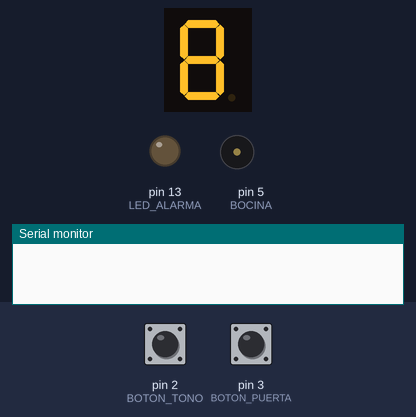
Bench run of a sketch on a simulated Arduino Uno, built with avr-gcc and run on an emulated ATmega328P. Parts: 1-digit seven-segment display, output pins drawn as LEDs (lit = HIGH), buzzer (waves = sounding), the last lines printed to the serial monitor. Wiring (inferred from the names in the program): 1-digit 7-segment display, segments lit when HIGH: segments pin 12, pin 11, pin 10, pin 9, pin 8, pin 7, pin 6. Dashed ring = blinking. The inputs (shaded band) are chosen by the test bench; at power-on: pin 3 (BOTON_PUERTA) HIGH, pin 2 (BOTON_TONO) HIGH. The segment pins are drawn as the display they are named for; pins used as bus, display or sensor lines are not drawn.

Above: at 1.2 s.
1.3 s: pin 3 (BOTON_PUERTA) pulled LOW for 0.15 s
At 1.55 s:
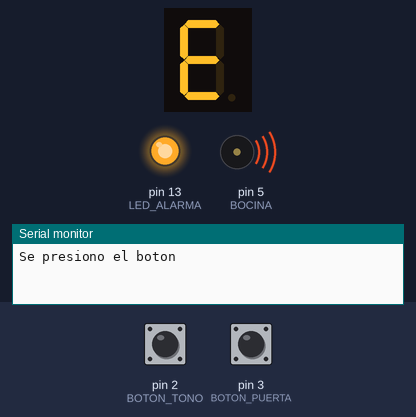
2.0 s: pin 2 (BOTON_TONO) pulled LOW for 0.15 s
At 2.35 s:
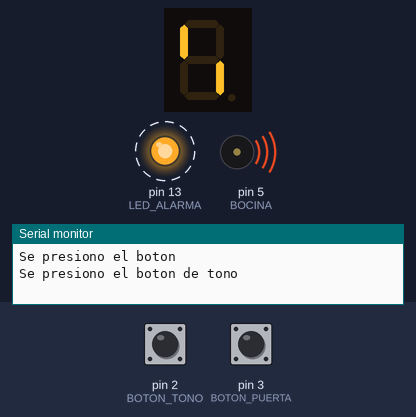
2.7 s: pin 2 (BOTON_TONO) pulled LOW for 1 s
4.3 s: pin 2 (BOTON_TONO) pulled LOW for 0.15 s
At 5.4 s:
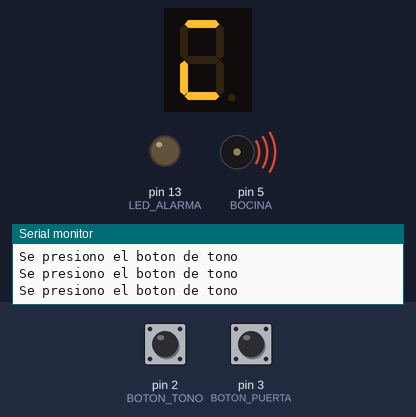
6.1 s: pin 2 (BOTON_TONO) pulled LOW for 3.2 s
At 12.1 s:
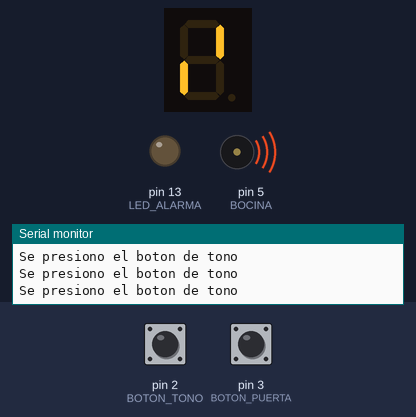
12.3 s: pin 2 (BOTON_TONO) pulled LOW for 0.15 s
At 16.2 s:
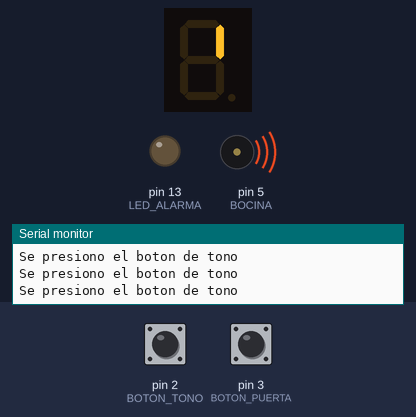
Timing chart, 0 to 16.4 s (numbered marks = the images above; inputs shaded):
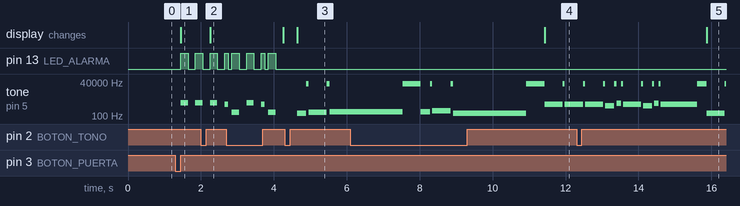

Measured:
- after the input at 1.3 s, pin 13 (LED_ALARMA): LOW → HIGH after 0.15 s, → LOW 0.20 s later, → HIGH 0.20 s later; tone on pin 5 (BOCINA): silent → 1000 Hz after 0.15 s, → silent 0.20 s later, → 1000 Hz 0.20 s later; the display: changes after 0.15 s (image 1)
- after the input at 2.0 s, the display: changes after 0.25 s (image 2)
- after the input at 4.3 s, the display: changes after 0.34 s (image 3)
- after the input at 6.1 s, the display: changes after 5.3 s (image 4)
- after the input at 12.3 s, the display: changes after 3.6 s (image 5)

The sketch:

alarma_de_seguridad.ino
```cpp
/************************************************
  Programa: Sistema de simulación de alarma de seguridad

  Autor: Miguel Ángel Ramírez Lira.

  Sistema que activa una alarma mientras se mantenga una puerta abierta (la cual se simula con un boton),
  y que al ser cerrada nuevamente se apaga por si sola (si se vuelve a presionar el boton nuevamente)

 ***********************************************/

#include <LowPower.h>//añadir al libreria para poner al arduino en bajo consumo de energia

/****************               CONSTANTES                     *******************/
#define BOTON_PUERTA 3                    //Botón que simula el cierre y apertura de una puerta
#define BOTON_TONO 2                      //Botón usado para cambiar al siguiente sonido de alarma
#define BOCINA 5                          //Bocina o buzzer de alarma
#define LED_ALARMA 13                     //Led usado para encender junto con la alarma
/*Los pines que se usarán para un diplay 7 segmentos, el cual se usará para mostrar el numero del tono de alarma actual:*/
#define DISPLAY_A 12                      //pin conectado a led A del display 7 segmentos
#define DISPLAY_B 11                      //pin conectado a led B del display 7 segmentos
#define DISPLAY_C 10                      //pin conectado a led C del display 7 segmentos
#define DISPLAY_D 9                       //pin conectado a led D del display 7 segmentos
#define DISPLAY_E 8                       //pin conectado a led E del display 7 segmentos
#define DISPLAY_F 7                       //pin conectado a led F del display 7 segmentos
#define DISPLAY_G 6                       //pin conectado a led G del display 7 segmentos

const int TIEMPO_DE_UMBRAL = 100;         //Constante que se usará para eliminar el rebote de la interrupcion

/*CONSTANTES usadas para identificar las frecuencias de las notas indicadas*/
long DO2 =      65.41,                     //Valores para las Notas DO,DO#,RE,RE#,MI,FA,SOL,SOL#,LA,LA#,SI en la segunda OCTAVA
     DOS2 =     69.30,
     RE2 =      73.42,
     RES2 =     77.78,
     MI2 =      82.41,
     FA2 =      87.31,
     FAS2 =     92.50,
     SOL2 =     98.00,
     SOLS2 =    103.83,
     LA2 =      110.00,
     LAS2 =     116.54,
     SI2 =      123.47,
     DO3 =      130.81,                     //Valores para las Notas DO,DO#,RE,RE#,MI,FA,SOL,SOL#,LA,LA#,SI en la tercer OCTAVA
     DOS3 =     138.59,
     RE3 =      146.83,
     RES3 =     155.56,
     MI3 =      164.81,
     FA3 =      174.61,
     FAS3 =     185.00,
     SOL3 =     196.00,
     SOLS3 =    207.65,
     LA3 =      220.00,
     LAS3 =     233.08,
     SI3 =      246.94,
     DO4 =      261.63,                     //Valores para las Notas DO,DO#,RE,RE#,MI,FA,SOL,SOL#,LA,LA#,SI en la cuarta OCTAVA
     DOS4 =     277.18,
     RE4 =      293.67,
     RES4 =     311.13,
     MI4 =      329.63,
     FA4 =      349.23,
     FAS4 =     369.99,
     SOL4 =     392.00,
     SOLS4 =    415.31,
     LA4 =      440.00,
     LAS4 =     466.16,
     SI4 =      493.88,
     DO5 =      523.25,                     //Valores para las Notas DO,DO#,RE,RE#,MI,FA,SOL,SOL#,LA,LA#,SI en la quinta OCTAVA
     DOS5 =     554.37,
     RE5 =      587.33,
     RES5 =     622.25,
     MI5 =      659.26,
     FA5 =      698.46,
     FAS5 =     739.99,
     SOL5 =     783.99,
     SOLS5 =    830.61,
     LA5 =      880.00,
     LAS5 =     932.33,
     SI5 =      987.77,
     PAU =      30000;

const int REDONDA =       4000,                           //Valores constantes de los tiempos musicales, se usarán para los delay, para simplicar su uso
          BLANCA =        2000,
          NEGRA =         1000,
          CORCHEA =       500,
          SEMICORCHEA =   250,
          FUSA =          125,
          SEMIFUSA =      62;

/******           ARREGLOS ESTATICOS CON FRECUENCIAS Y DURACION PARA LAS MELODIAS EXTRAS      *******/
const double MARCHA_IMPERIAL[] = {                        //Notas musicales (Tono o frecuencia) en orden para la canción "Marcha Imperial"
  SOL5, PAU, SOL5, PAU, SOL5, PAU,
  RES5, PAU, LAS5, PAU, SOL5, PAU,
  RES5, PAU, LAS5, PAU, SOL5, PAU
};

int TIEMPOS_MARCHA_IMPERIAL[] = {                         //Tiempos corrrespondientes para cada nota de la  "Marcha Imperial"
  CORCHEA, FUSA - 70, CORCHEA, FUSA - 70, CORCHEA, FUSA - 70,
  SEMICORCHEA, FUSA - 70, FUSA, FUSA - 70, CORCHEA, FUSA - 70,
  SEMICORCHEA, FUSA - 70, FUSA, FUSA - 70, NEGRA, SEMICORCHEA
};

double ROCKY[] = {                                        //Notas musicales en orden para la canción "ROCKY Balboa"
  MI3, PAU, SOL3, PAU, LA3, PAU,
  LA3, PAU, SI3, PAU, MI3, PAU
};

int TIEMPOS_ROCKY[] = {                                   //Tiempos corrrespondientes para cada nota de la  canción "ROCKY Balboa"
  SEMICORCHEA, SEMIFUSA , CORCHEA, SEMIFUSA + 20, BLANCA, CORCHEA,
  SEMICORCHEA, SEMIFUSA , CORCHEA, SEMIFUSA + 20, BLANCA, CORCHEA
};

double MISION_IMPOSIBLE[] = {                             //Notas musicales (Tono o frecuencia) en orden para la canción "Misión Impoible"
  MI3, PAU, MI3, PAU, FAS3, PAU, LA3,
  MI3, PAU, MI3, PAU, RE3, PAU, RES3,
  MI3, PAU, MI3, PAU, FAS3, PAU, LA3,
  MI3, PAU, MI3, PAU, RE3, PAU, RES3, PAU,
  SI3, PAU, LA3, PAU, SOL3, PAU,
  LA3, PAU, SOL3, PAU, FA3, PAU,
  SOL3, PAU, FA3, PAU, MI3, PAU, RE3, PAU, MI3, PAU
};

int TIEMPOS_MISION_IMPOSIBLE[] = {                      //Tiempos corrrespondientes para cada nota de la  canción "Misión Impoible"
  CORCHEA, FUSA, SEMICORCHEA, SEMICORCHEA, SEMICORCHEA + 20, FUSA - 50, CORCHEA,
  CORCHEA, FUSA, SEMICORCHEA, SEMICORCHEA, SEMICORCHEA + 20, FUSA - 50, CORCHEA,
  CORCHEA, FUSA, SEMICORCHEA, SEMICORCHEA, SEMICORCHEA + 20, FUSA - 50, CORCHEA,
  CORCHEA, FUSA, SEMICORCHEA, SEMICORCHEA, SEMICORCHEA + 20, FUSA - 50, CORCHEA, FUSA,
  FUSA, FUSA - 70, FUSA, FUSA - 70, NEGRA, FUSA + 20,
  FUSA, FUSA - 70, FUSA, FUSA - 70, NEGRA, FUSA + 20,
  FUSA, FUSA - 70, FUSA, FUSA - 70, NEGRA, FUSA + 40,      FUSA, FUSA - 30, FUSA, CORCHEA
};

double SEVEN_NATION_ARMY[] = {                          //Notas musicales (Tono o frecuencia) en orden para la canción "Seven Nation Army (de The White Stripes)"
  MI3, PAU, MI3, PAU, SOL3, PAU, MI3, PAU, RE3, PAU, DO3, PAU, SI2, PAU,
  MI3, PAU, MI3, PAU, SOL3, PAU, MI3, PAU, RE3, PAU, DO3, PAU, RE3, PAU, DO3, PAU, SI2, PAU
};

int TIEMPOS_SEVEN_NATION_ARMY[] = {                     //Tiempos corrrespondientes para cada nota de la canción "Seven Nation Army"
  NEGRA, SEMIFUSA + 10, SEMICORCHEA, SEMIFUSA + 20, SEMICORCHEA, SEMIFUSA + 20, SEMICORCHEA + 50,
  SEMIFUSA + 30, SEMICORCHEA, FUSA, NEGRA, SEMIFUSA + 20, NEGRA, CORCHEA,
  NEGRA, SEMIFUSA + 10, SEMICORCHEA, SEMIFUSA + 20, SEMICORCHEA, SEMIFUSA + 20, SEMICORCHEA + 50,
  SEMIFUSA + 30, SEMICORCHEA, FUSA, SEMICORCHEA, SEMIFUSA + 20, SEMICORCHEA, SEMIFUSA + 20, SEMICORCHEA, SEMIFUSA + 20, NEGRA, CORCHEA
};


/****************         VARIABLES         *******************/
long contadorTiempo = 0;                    //Variable usada en la interrupcion para almacenar el valor de millis()
boolean alarmaApagada = true;               //variable que cambia de estado cada que se presiona el boton
int frecuencia = 0;                         //Variable usada para guardar de grados a radianes, obtenido con funcion SENO
double valorSeno = 0;                       //Variable usada para guardar la frecuencia resultante de la suma con la variable frecuencia
volatile boolean botonPresionado = false;   // Variable usada por la interrupción "interrupcionAlarma"
volatile int tonoActual = 1;                // Variable usada por la interrupción "interrupcionTono"


void setup() {

  //modo de los pines necesarios
  pinMode(BOTON_PUERTA, INPUT_PULLUP);
  pinMode(BOTON_TONO, INPUT_PULLUP);
  pinMode(LED_ALARMA, OUTPUT);
  pinMode(DISPLAY_A, OUTPUT);
  pinMode(DISPLAY_B, OUTPUT);
  pinMode(DISPLAY_C, OUTPUT);
  pinMode(DISPLAY_D, OUTPUT);
  pinMode(DISPLAY_E, OUTPUT);
  pinMode(DISPLAY_F, OUTPUT);
  pinMode(DISPLAY_G, OUTPUT);

  //  Las interrupciones a utilizar:
  attachInterrupt(digitalPinToInterrupt(BOTON_PUERTA), interrupcionAlarma, RISING);   //rising es el modo de disparo que activara la interrupcion
  attachInterrupt(digitalPinToInterrupt(BOTON_TONO),interrupcionTono , RISING);   //rising es el modo de disparo que activara la interrupcion

  Serial.begin(9600);


}

void loop() {


  if (botonPresionado) {//La variable cambia a TRUE y FALSE cada que se presiona el BOTON_PUERTA para simular la apertura y cierre de la puerta
    switch (tonoActual) {
      case 1:
        mostrarNumTono(0, 1, 1, 0, 0, 0, 0);          //si se reproduce tono 1 se envian señales a los segmentos del display para mostrar el numero 1
        tonoAlarma(1);
        break;
      case 2:
        mostrarNumTono(1, 1, 0, 1, 1, 0, 1);          //si se reproduce tono 2 se envian señales a los segmentos del display para mostrar el numero 2
        tonoAlarma(2);
        break;
      case 3:
        mostrarNumTono(1, 1, 1, 1, 0, 0, 1);          //si se reproduce tono 3 se envian señales a los segmentos del display para mostrar el numero 3
        tonoAlarma(3);
        break;
      case 4:
        mostrarNumTono(0, 1, 1, 0, 0, 1, 1);          //si se reproduce tono 4 se envian señales a los segmentos del display para mostrar el numero 4
        melodiaAlarma(ROCKY, TIEMPOS_ROCKY, 12);       //se indica la melodia para alarma, con sus notas, la duración (tiempos) de cada nota y el tamaño de melodia)
        break;
      case 5:
        mostrarNumTono(1, 0, 1, 1, 0, 1, 1);          //si se reproduce tono 5 se envian señales a los segmentos del display para mostrar el numero 5
        melodiaAlarma(MARCHA_IMPERIAL, TIEMPOS_MARCHA_IMPERIAL, 18);   //se indica la melodia para alarma, con sus notas, la duración (tiempos) de cada nota y el tamaño de melodia)
        break;
      case 6:
        mostrarNumTono(1, 0, 1, 1, 1, 1, 1);          //si se reproduce tono 6 se envian señales a los segmentos del display para mostrar el numero 6
        melodiaAlarma(MISION_IMPOSIBLE, TIEMPOS_MISION_IMPOSIBLE, 51);//se indica la melodia para alarma, con sus notas, la duración (tiempos) de cada nota y el tamaño de melodia)
        break;
      case 7:
        mostrarNumTono(1, 1, 1, 0, 0, 0, 0);          //si se reproduce tono 7 se envian señales a los segmentos del display para mostrar el numero 7
        melodiaAlarma(SEVEN_NATION_ARMY, TIEMPOS_SEVEN_NATION_ARMY, 32);//se indica la melodia para alarma, con sus notas, la duración (tiempos) de cada nota y el tamaño de melodia)
        break;
    }
  } else {                                            //Si el botón se vuelve a presionar se debe de apagar la alarma y los LED del display 7 segmentos
    //puede darse el caso que un tono de alarma sea muy largo y por eso se debe de esperar a que termine el sonido para reproducir tono que fin:
    if (!alarmaApagada) {                         //Solo si la alarma no se ha apagado aun reproducirá el tono de apagado
      tone(BOCINA, 600.25, 250);
      delay(250);
      noTone(BOCINA);
      delay(300);
      tone(BOCINA, 987.77, 400);
      delay(400);
      noTone(BOCINA);
      alarmaApagada = true;                             //Indicamos que ya alarma termino de reproducirse o escucharse
      mostrarNumTono(0, 0, 0, 0, 0, 0, 0);
      LowPower.powerDown(SLEEP_FOREVER,ADC_OFF,BOD_OFF);// coloca al arduino en bajo consumo de energia, vuelve a estado normal con una interrupción
    }

    //apagamos cualquier sonido que pudiera haber continuado asi como apagar el display:
    noTone(BOCINA);
    digitalWrite(LED_ALARMA, LOW);
    mostrarNumTono(0, 0, 0, 0, 0, 0, 0);

  }
}

void interrupcionAlarma() {
  /*Este método es usado cuando se activa la interrupcion al presionar el BOTON_PUERTA para activar la alarma
    (El botón simula que se abre una puerta al presionarlo, y nuevamente al volver a presionarlo simula el cierre de la puerta)*/


  /*Condicional para eliminar el rebote de la interrupción:   */
  if (millis() > contadorTiempo + TIEMPO_DE_UMBRAL) {
    contadorTiempo = millis();
    Serial.println("Se presiono el boton");

    //se hace un cambio del valor de variable botonPresionado (de true a false y visceversa)
    if (botonPresionado) {
      botonPresionado = false;
    } else {
      botonPresionado = true;
      alarmaApagada = false;
    }
  }
}

void interrupcionTono() {
  /*Este metodo se usara cuando se active la interrupcion al presionar el BOTON_TONO
  Se incrementa el valor de la variable tonoActual cada que se presiona BOTON_TONO,
  esto para indicar el siguiente tono a reproducir
  Solo hay 7 tonos disponibles (3 alarmas y 4 melodias),
  cuando llega al valor 7 se asigna el valor 1 para volver a continuar con el primer tono e ir pasando al siguiente tono
  */
  if (millis() > contadorTiempo + TIEMPO_DE_UMBRAL) {
    contadorTiempo = millis();
    Serial.println("Se presiono el boton de tono");

    if (tonoActual == 7) {
      tonoActual = 1;
    } else {
      tonoActual++;
    }
  }
}

void tonoAlarma(int numAlarma) {
  /*Método usado para indicar cual tono de alarma se reproducirá,
  se recibe la variable numAlarma la cual indica el tono a reproducir,
  cada tono tiene diferente frecuencia y duración establecida
  */

  switch (numAlarma) {
    case 1:                       //reproducir tono 1 para alarma
      tone(BOCINA, 1000);
      digitalWrite(LED_ALARMA, HIGH);
      delay(200);
      noTone(BOCINA);
      digitalWrite(LED_ALARMA, LOW);
      delay(200);
      break;
    case 2:                       //reproducir tono 2 para alarma
      tone(BOCINA, 1000);
      digitalWrite(LED_ALARMA, HIGH);
      delay(200);
      noTone(BOCINA);
      digitalWrite(LED_ALARMA, LOW);
      delay(200);
      tone(BOCINA, 800);
      digitalWrite(LED_ALARMA, HIGH);
      delay(100);
      noTone(BOCINA);
      digitalWrite(LED_ALARMA, LOW);
      delay(100);
      tone(BOCINA, 200);
      digitalWrite(LED_ALARMA, HIGH);
      delay(200);
      noTone(BOCINA);
      digitalWrite(LED_ALARMA, LOW);
      delay(200);
      break;
    case 3:                       //reproducir tono 3 para alarma
      for (int i = 0; i < 180; i++) {
        //pasar de grados a radianes
        valorSeno = (sin(i * (3.1412 / 180)));

        //generar Tono o frecuencia
        frecuencia = 10 + (int(valorSeno * 1000));
        tone(BOCINA, frecuencia);
        delay(2);
      }
      break;
  }
}


void melodiaAlarma(double notas[], int tiempos[], int tamano) {
  /*Método usado para indicar cual melodia de alarma se reproducirá,
  se reciben los arreglos de notas [] (las frecuencias),
  los arreglos de los tiempos[] (que corresponden a cada nota),
  y el total de notas a reproducir (tamaño de la melodia).
  Los arreglos de notas[] y tiempos [] estan relacionados 1 a 1, es decir a cada nota le correspondie un tiempo del otro arreglo
  Este método recorrre ambos arreglos, reproduciendo en la bocina la frecuencia indicada con el tiempo indicado ().
  */
  int tamanoMelodia = tamano;

  for (int notaActual = 0; notaActual < tamanoMelodia; notaActual++) {  //va a repetir las n notas
    tone(BOCINA, notas[notaActual]);        //da el tono a la frecuencia de la nota en ese momento
    delay(tiempos[notaActual]);             //se mantiene con la nota el tiempo definido para esa nota
    noTone(BOCINA);                         //finaliza esa nota para reproducir la sig nota de la melodia
  }
}


void mostrarNumTono(int a, int b, int c, int d, int e, int f, int g) {
  /*
  Este método se utiliza para pasar los valores '1' o '0' en cada parametro recibido,
  los parametros corresponden a las conexiones a,b,c,d,e,f,g del display de 7 segmentos
  Se se recibe un valor entero '1' se mandará una señal baja a el pin que conecta a la conexion indicada en el display
  Se se recibe un valor entero '0' se mandará una señal alta a el pin que conecta a la conexion indicada en el display
  Esto se verifica para cada parametro recibido en ese orden, lo cual permite encender los segmentos
  de tal forma que se vizualiza el número decimal en el display el que indica el tono usado como alarma en el momento
  (son 7 tonos en total que se pueden usar uno a la vez como alarma (3 tonos y 4 melodias como alarmas))
  */
  if (a == 1) {                 //comprobar que señal enviar al segmento a del display;
    digitalWrite(DISPLAY_A, LOW);
  } else {
    digitalWrite(DISPLAY_A, HIGH);
  }

  if (b == 1) {                 //comprobar que señal enviar al segmento b del display;
    digitalWrite(DISPLAY_B, LOW);
  } else {
    digitalWrite(DISPLAY_B, HIGH);
  }

  if (c == 1) {                 //comprobar que señal enviar al segmento c del display;
    digitalWrite(DISPLAY_C, LOW);
  } else {
    digitalWrite(DISPLAY_C, HIGH);
  }

  if (d == 1) {                 //comprobar que señal enviar al segmento d del display;
    digitalWrite(DISPLAY_D, LOW);
  } else {
    digitalWrite(DISPLAY_D, HIGH);
  }

  if (e == 1) {                 //comprobar que señal enviar al segmento e del display;
    digitalWrite(DISPLAY_E, LOW);
  } else {
    digitalWrite(DISPLAY_E, HIGH);
  }

  if (f == 1) {                 //comprobar que señal enviar al segmento f del display;
    digitalWrite(DISPLAY_F, LOW);
  } else {
    digitalWrite(DISPLAY_F, HIGH);
  }

  if (g == 1) {                 //comprobar que señal enviar al segmento g del display;
    digitalWrite(DISPLAY_G, LOW);
  } else {
    digitalWrite(DISPLAY_G, HIGH);
  }

}
```
